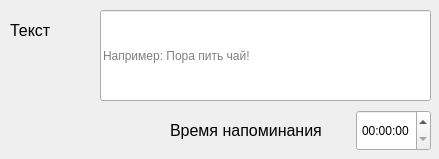
      <widget class="QWidget" name="scrollArea_tea">
       <property name="geometry">
        <rect>
         <x>0</x>
         <y>0</y>
         <width>439</width>
         <height>159</height>
        </rect>
       </property>
       <widget class="QLineEdit" name="line_tea">
        <property name="geometry">
         <rect>
          <x>100</x>
          <y>10</y>
          <width>331</width>
          <height>91</height>
         </rect>
        </property>
        <property name="contextMenuPolicy">
         <enum>Qt::NoContextMenu</enum>
        </property>
        <property name="styleSheet">
         <string notr="true">background: #313131 url(:/img/notifypic.png);
padding-right:55px;</string>
        </property>
        <property name="maxLength">
         <number>100</number>
        </property>
        <property name="placeholderText">
         <string>Например: Пора пить чай!</string>
        </property>
       </widget>
       <widget class="QLabel" name="label_teatext">
        <property name="geometry">
         <rect>
          <x>10</x>
          <y>20</y>
          <width>71</width>
          <height>21</height>
         </rect>
        </property>
        <property name="font">
         <font>
          <pointsize>12</pointsize>
         </font>
        </property>
        <property name="text">
         <string>Текст</string>
        </property>
       </widget>
       <widget class="QTimeEdit" name="time_tea">
        <property name="geometry">
         <rect>
          <x>356</x>
          <y>110</y>
          <width>75</width>
          <height>41</height>
         </rect>
        </property>
        <property name="contextMenuPolicy">
         <enum>Qt::NoContextMenu</enum>
        </property>
        <property name="alignment">
         <set>Qt::AlignCenter</set>
        </property>
       </widget>
       <widget class="QLabel" name="label_teatime">
        <property name="geometry">
         <rect>
          <x>170</x>
          <y>120</y>
          <width>171</width>
          <height>21</height>
         </rect>
        </property>
        <property name="font">
         <font>
          <pointsize>12</pointsize>
         </font>
        </property>
        <property name="text">
         <string>Время напоминания</string>
        </property>
       </widget>
      </widget>
